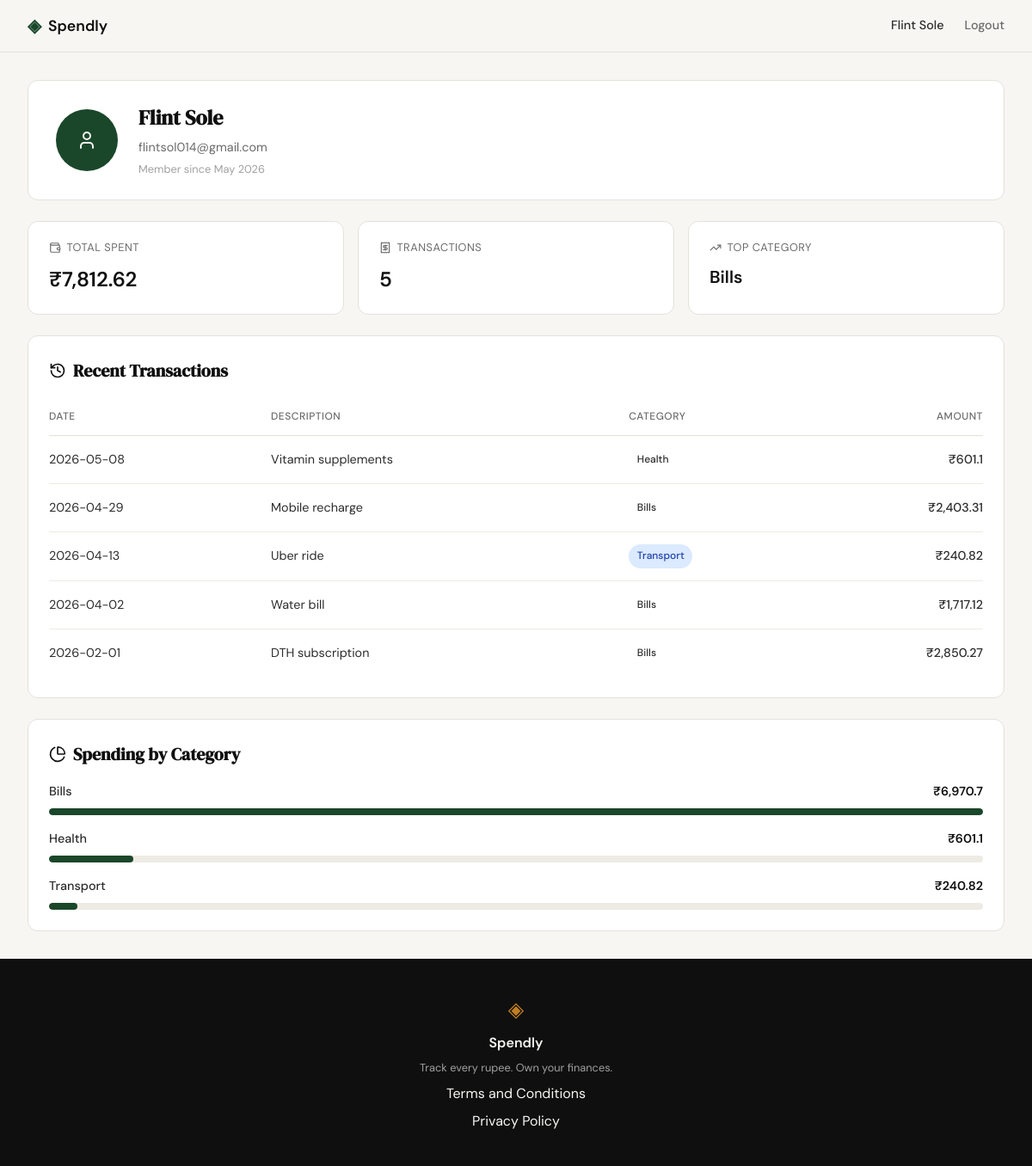
Page /profile (signed in) on the committed database.
### tables this page shows
CREATE TABLE users (
                id INTEGER PRIMARY KEY,
                name TEXT NOT NULL,
                email TEXT UNIQUE NOT NULL,
                password_hash TEXT NOT NULL,
                created_at TEXT DEFAULT (datetime('now'))
            );

CREATE TABLE expenses (
                id INTEGER PRIMARY KEY,
                user_id INTEGER NOT NULL,
                amount REAL NOT NULL,
                category TEXT NOT NULL,
                date TEXT NOT NULL,
                description TEXT,
                created_at TEXT DEFAULT (datetime('now')),
                FOREIGN KEY (user_id) REFERENCES users(id)
            );

### app.py (the view)
@app.route("/profile")
def profile():
    if not session.get("user_id"):
        return redirect(url_for("login"))
    user_id = session.get("user_id")
    db_user = get_user_by_id(user_id)
    if db_user:
        import datetime
        created = datetime.datetime.strptime(db_user["created_at"], "%Y-%m-%d %H:%M:%S")
        member_since = created.strftime("%B %Y")
    else:
        member_since = "Unknown"
    user = {
        "name": db_user["name"] if db_user else "User",
        "email": db_user["email"] if db_user else "",
        "member_since": member_since
    }
    stats = get_expense_stats(user_id)
    transactions = get_user_expenses(user_id, limit=10)
    categories = get_expenses_by_category(user_id)
    max_category_amount = max((cat["amount"] for cat in categories), default=0)
    return render_template("profile.html",
                         user=user,
                         stats=stats,
                         transactions=transactions,
                         categories=categories,
                         max_category_amount=max_category_amount)

### app.py (called while the page is built)
@app.before_request
def before_request():
    user_id = session.get("user_id")
    if user_id:
        user = get_user_by_id(user_id)
        if user:
            session["user_name"] = user["name"]
        else:
            session.clear()
    else:
        session.pop("user_name", None)

### database/db.py (called while the page is built)
def get_db():
    conn = sqlite3.connect(DATABASE_PATH)
    conn.row_factory = sqlite3.Row
    conn.execute("PRAGMA foreign_keys = ON")
    return conn

def get_user_by_id(user_id):
    conn = get_db()
    try:
        user = conn.execute(
            "SELECT id, name, email, created_at FROM users WHERE id = ?",
            (user_id,)
        ).fetchone()
        return dict(user) if user else None
    finally:
        conn.close()

def get_user_expenses(user_id, limit=10):
    conn = get_db()
    try:
        expenses = conn.execute(
            "SELECT date, description, category, amount FROM expenses WHERE user_id = ? ORDER BY date DESC LIMIT ?",
            (user_id, limit)
        ).fetchall()
        return [dict(row) for row in expenses]
    finally:
        conn.close()

def get_expense_stats(user_id):
    conn = get_db()
    try:
        result = conn.execute(
            "SELECT SUM(amount) as total_spent, COUNT(*) as transaction_count FROM expenses WHERE user_id = ?",
            (user_id,)
        ).fetchone()
        top_category_row = conn.execute(
            "SELECT category, SUM(amount) as amount FROM expenses WHERE user_id = ? GROUP BY category ORDER BY amount DESC LIMIT 1",
            (user_id,)
        ).fetchone()
        return {
            "total_spent": result["total_spent"] or 0,
            "transaction_count": result["transaction_count"] or 0,
            "top_category": top_category_row["category"] if top_category_row else "None"
        }
    finally:
        conn.close()

def get_expenses_by_category(user_id):
    conn = get_db()
    try:
        categories = conn.execute(
            "SELECT category as name, SUM(amount) as amount FROM expenses WHERE user_id = ? GROUP BY category ORDER BY amount DESC",
            (user_id,)
        ).fetchall()
        return [dict(row) for row in categories]
    finally:
        conn.close()

### templates/profile.html (shortened to what this page needs)
{% extends "base.html" %}
{% block content %}
<div class="profile-page">
    <div class="profile-header">
        <div class="profile-avatar">
            <i data-lucide="user"></i>
        </div>
        <div class="profile-info">
            <h1>{{ user.name }}</h1>
            <p>{{ user.email }}</p>
            <p class="member-since">Member since {{ user.member_since }}</p>
        </div>
    </div>
    <div class="stats-row">
        <div class="stat-card">
            <div class="stat-label">
                <i data-lucide="wallet" style="width: 14px; height: 14px;"></i>
                Total Spent
            </div>
            <div class="stat-value">₹{{ "{:,}".format(stats.total_spent) }}</div>
        </div>
        <div class="stat-card">
            <div class="stat-label">
                <i data-lucide="receipt" style="width: 14px; height: 14px;"></i>
                Transactions
            </div>
            <div class="stat-value">{{ stats.transaction_count }}</div>
        </div>
        <div class="stat-card">
            <div class="stat-label">
                <i data-lucide="trending-up" style="width: 14px; height: 14px;"></i>
                Top Category
            </div>
            <div class="stat-value" style="font-size: 1.25rem;">{{ stats.top_category }}</div>
        </div>
    </div>
    <div class="tx-section">
        <h2 class="section-title">
            <i data-lucide="history" style="width: 20px; height: 20px;"></i>
            Recent Transactions
        </h2>
        <table class="tx-table">
            <thead>
                <tr>
                    <th>Date</th>
                    <th>Description</th>
                    <th>Category</th>
                    <th class="tx-amount">Amount</th>
                </tr>
            </thead>
            <tbody>
                {% for tx in transactions %}
                <tr>
                    <td class="tx-date">{{ tx.date }}</td>
                    <td>{{ tx.description }}</td>
                    <td>
                        <span class="badge badge-{{ tx.category|lower|replace(' ', '-') }}">
                            {{ tx.category }}
                        </span>
                    </td>
                    <td class="tx-amount">₹{{ "{:,}".format(tx.amount) }}</td>
                </tr>
                {% endfor %}
            </tbody>
        </table>
    </div>
    <div class="category-section">
        <h2 class="section-title">
            <i data-lucide="pie-chart" style="width: 20px; height: 20px;"></i>
            Spending by Category
        </h2>
        <div class="category-list">
            {% for cat in categories %}
            <div class="category-item">
                <div class="category-header">
                    <span class="category-name">{{ cat.name }}</span>
                    <span class="category-amount">₹{{ "{:,}".format(cat.amount) }}</span>
                </div>
                <div class="category-bar">
                    <div class="category-progress {{ cat.color }}" style="width: {{ (cat.amount / max_category_amount * 100)|round }}%"></div>
                </div>
            </div>
            {% endfor %}
        </div>
    </div>
</div>
{% endblock %}

### templates/base.html (shortened to what this page needs)
<!DOCTYPE html>
<html lang="en">
<head>
    <link rel="stylesheet" href="{{ url_for('static', filename='css/style.css') }}">
</head>
<body>
    <nav class="navbar">
        <div class="nav-inner">
            <a href="{{ url_for('landing') }}" class="nav-brand">
                <span class="brand-icon">◈</span>
                <span class="brand-name">Spendly</span>
            </a>
            <div class="nav-links">
                {% if session.get("user_id") %}
                    <span class="nav-username">{{ session.get("user_name", "User") }}</span>
                    <a href="{{ url_for('logout') }}">Logout</a>
                {% else %}
                    <a href="{{ url_for('login') }}">Sign in</a>
                    <a href="{{ url_for('register') }}" class="nav-cta">Get started</a>
                {% endif %}
            </div>
        </div>
    </nav>
    <main class="main-content">
        {% block content %}{% endblock %}
    </main>
    <footer class="footer">
        <div class="footer-inner">
            <span class="brand-icon">◈</span>
            <span class="footer-name">Spendly</span>
            <p class="footer-copy">Track every rupee. Own your finances.</p>
            <a href="{{ url_for('terms') }}">Terms and Conditions</a>
            <a href="{{ url_for('privacy') }}">Privacy Policy</a>
        </div>
    </footer>
</body>
</html>

### rows in the picture
users: get "Flint Sole", name "Flint Sole", email "flintsol014@gmail.com"
expenses: date "2026-05-08", description "Vitamin supplements", category "Health", amount "601.1", name "Health", {{ (cat.amount / max_category_amount * 100)|round }} 9.0 (drawn)
expenses: date "2026-04-29", description "Mobile recharge", category "Bills", amount "2,403.31"
expenses: date "2026-04-13", description "Uber ride", category "Transport", amount "240.82", name "Transport", {{ (cat.amount / max_category_amount * 100)|round }} 3.0 (drawn)
expenses: date "2026-04-02", description "Water bill", category "Bills", amount "1,717.12"
expenses: date "2026-02-01", description "DTH subscription", category "Bills", amount "2,850.27"

### other values in the picture
{{ user.member_since }} "May 2026"
{{ "{:,}".format(stats.total_spent) }} "7,812.62"
{{ stats.transaction_count }} "5"
{{ stats.top_category }} "Bills"
{{ cat.name }} "Bills"
{{ "{:,}".format(cat.amount) }} "6,970.7"
